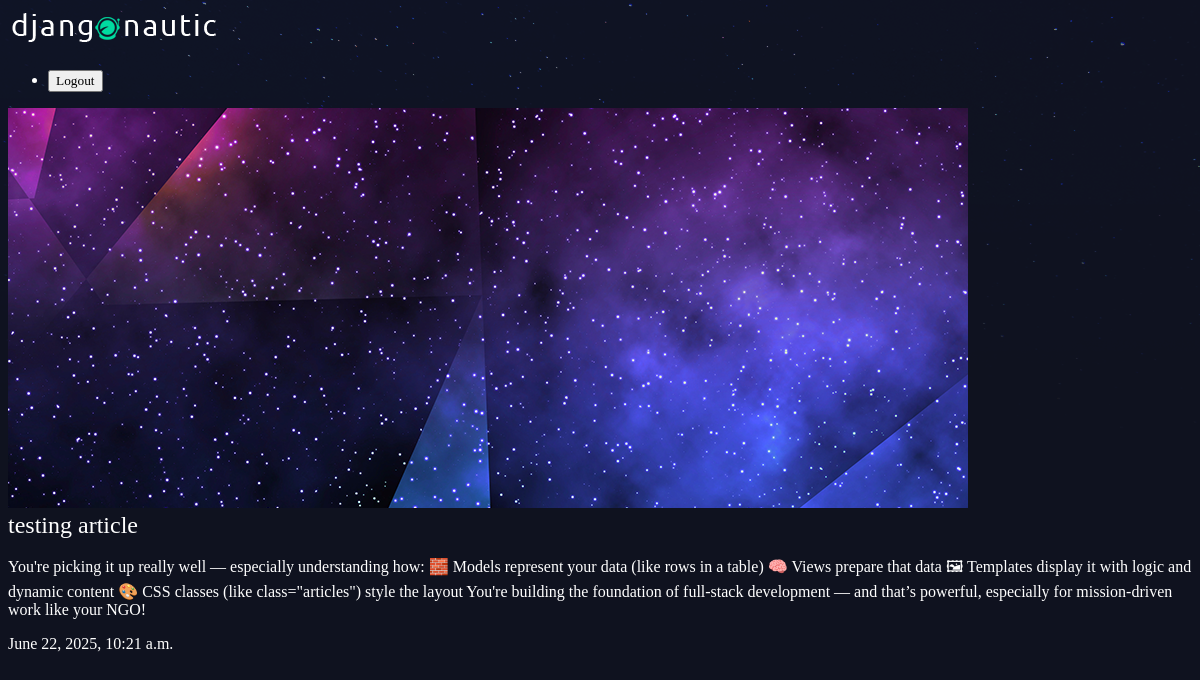
The page /articles/testing-article on the database its author committed.
### articles/models.py (models this page shows, shortened)
class Article(models.Model):
    title = models.CharField(max_length=100)
    slug = models.SlugField()
    body = models.TextField()
    date = models.DateTimeField(auto_now_add=True)
    thumb = models.ImageField(default='default.png',blank=True)

### articles/views.py (the view)
# urls.py: path('<slug:slug>', views.article_detail, name='detail'),
def article_detail(request,slug):
   article = Article.objects.get(slug=slug)
   return render(request, 'articles/article_detail.html', {'article': article})

### articles/templates/articles/article_detail.html
{% extends 'base_layout.html' %}
{% block content %}
<div class="article-detail">
    <div class="article">
        <img src="{{ article.thumb.url }}" alt="">
        <h2> {{ article.title }} </h2>
        <p> {{ article.body }} </p>
        <p> {{ article.date }} </p>
    </div>
</div>
{% endblock %}

### assets/styles.css (style rules this page uses)
body { background-color: #0f121f; background-image: url(stars.png); background-repeat: no-repeat; color: #fff; }
body * { font-family: Ubuntu; }
h1, h2, h3, h4, h5 { font-weight: normal; margin: 0; }

### rows shown on the page
Article: thumb (picture), title "testing article", body "You're picking it up really well — especially understanding how: 🧱 Models represent your data (like rows in a table) 🧠 Views prepare that data 🖼 Templates display it with logic and dynamic content 🎨 CSS classes (like class=\"articles\") style the layout You're building the foundation of full-stack development — and that’s powerful, especially for mission-driven work like your NGO!", date "June 22, 2025, 10:21 a.m."
